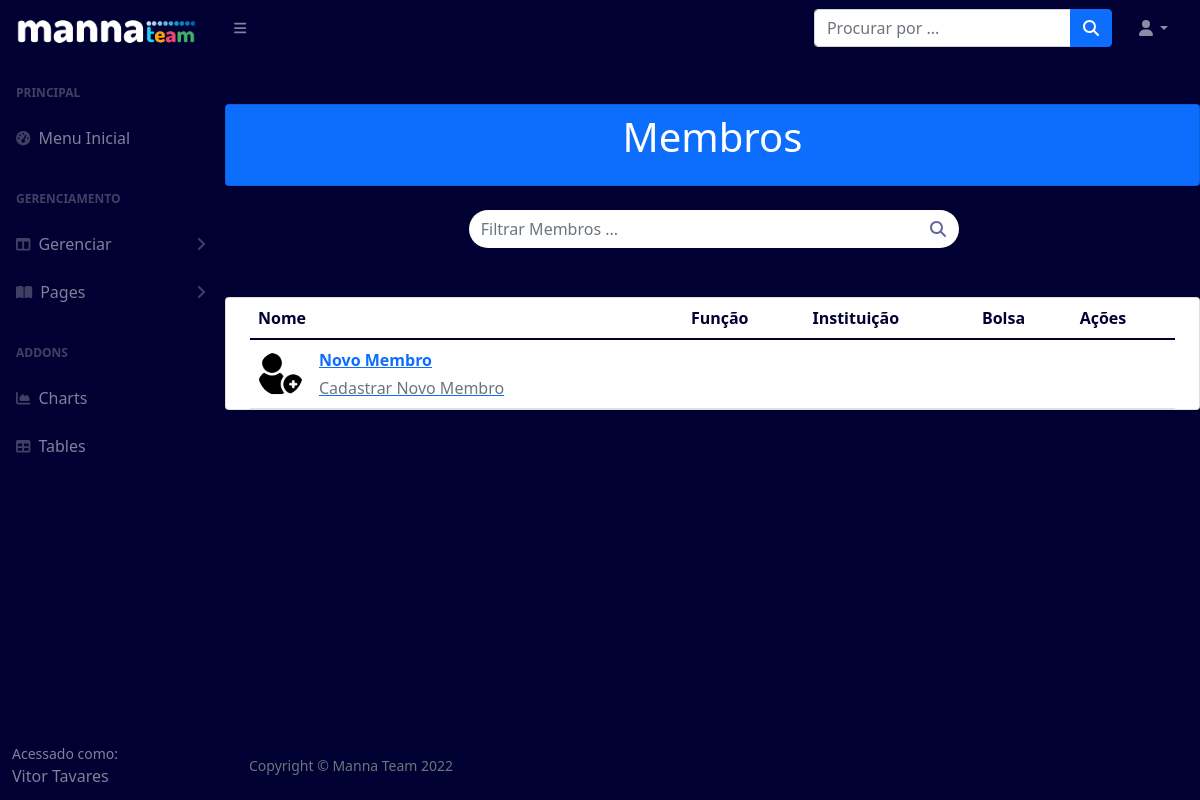
The app's page /membros, older data.
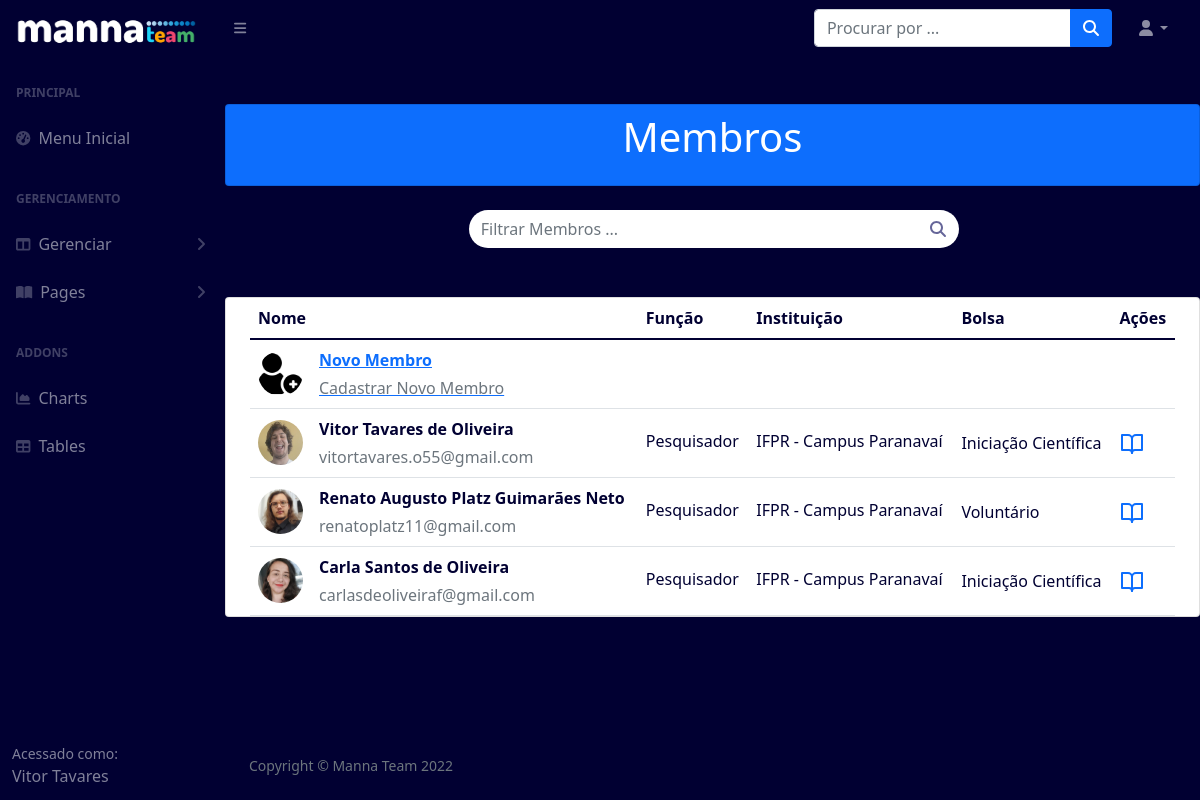
The same page, newer data.
### pages/models.py (models this page shows, shortened)
class Member(models.Model):
    foto = models.ImageField('Foto', upload_to='static/uploads/photos/')
    nome = models.CharField('Nome Completo', max_length=50)
    categoria = models.CharField('Função',max_length=50)
    bolsa = models.CharField('Tipo de Bolsa', max_length=100)
    instituicao = models.CharField('Instituição', max_length=50)
    email = models.CharField('E-mail', max_length=50)
    fone = models.CharField('Celular(Sem pontuação)', max_length=50)
    git = models.CharField('Usuário Git', max_length=50)
    cpf = models.CharField('CPF(Sem pontuação)', max_length=11, validators=[MinLengthValidator(11)])
    rg = models.CharField('RG(Sem pontuação)', max_length=50)
    sexo = models.CharField('Sexo', max_length=50)
    formacao = models.CharField('Formação', max_length=50)
    dtnasc = models.DateField('Data de Nascimento', max_length=50)
    endereco = models.CharField('Endereço', max_length=50)
    projeto = models.CharField('Projeto Associado', max_length=50)
    premio = models.CharField('Prêmio Associado', max_length=50)
    nomeBanco = models.CharField('Nome do Banco', max_length=50)
    numeroBanco = models.CharField('Número do Banco', max_length=50)
    numeroAgencia = models.CharField('Número da Agência', max_length=50)
    numeroConta = models.CharField('Número da Conta', max_length=50)
    termoCompromisso = models.FileField('Termo de Compromisso', upload_to='static/uploads/termos/')
    termoCiencia = models.FileField('Termo de Ciência', upload_to='static/uploads/termos/')
    planoTrabalho = models.FileField('Plano de Trabalho', upload_to='static/uploads/termos/')
    acesso = models.CharField(max_length=50)
    ativo = models.BooleanField(default=True)

### pages/views.py (the view)
# urls.py: path('membros', MemberList.as_view(), name="membros"),
class MemberList(ListView):
	model = Member
	template_name = 'pages/member-list.html'

### pages/templates/pages/member-list.html (shortened to what this page needs)
{% extends 'pages/base.html' %}
{% load static %}
{% block content %}
<section class="pricing py-5">
<div class="container">
  <div class="row">
  <div class="card mb-4 bg-primary">
  <header class="bg-primary text-center py-2 mb-2">
    <div class="container">
      <h1 class="fw-light text-white">Membros</h1>
    </div>
  </header>
  </div>
  <div id="content">
    <form class='form-inline'>
      <div class="input-group">
        <input type='text' id='search' class="form-control search-form " placeholder="Filtrar Membros ...">
        <span class="input-group-btn" style="width:39px">
          <button id="search-this"type="button" class="pull-right btn btn-default search-btn">
              <i class="fa fa-search"></i>
          </button>
        </span>
      </div>
    </form>
  </div>
  <div class="card mb-4 bg-white">
  <div class="container">
    <div class="row">
      <table class="table align-middle mb-0 bg-white">
        <thead class="bg-white">
          <tr>
            <th>Nome</th>
            <th>Função</th>
            <th>Instituição</th>
            <th>Bolsa</th>
            <th>Ações</th>
          </tr>
        </thead>
        <tbody>
          <tr>
            <td>
              <div class="d-flex align-items-center">
                <img
                    src="{% static 'img/plus.png' %}"
                    alt=""
                    style="width: 45px; height: 45px"
                    class="rounded-circle"
                    />
                <div class="ms-3">
                  <a href="{% url 'cadastro-membro' %}">
                  <p class="fw-bold mb-1">Novo Membro</p>
                  <p class="text-muted mb-0">Cadastrar Novo Membro</p></a>
                </div>
              </div>
            </td>
            <td>
            </td>
            <td>
            </td>
            <td></td>
            <td>
            </td>
          </tr>
          {% for member in object_list %}
          {% if member.ativo == True %}
          <tr>
            <td>
              <div class="d-flex align-items-center">
                <img
                    src="{{member.foto}}"
                    alt=""
                    style="width: 45px; height: 45px"
                    class="rounded-circle"
                    />
                <div class="ms-3">
                  <p class="fw-bold mb-1">{{member.nome}}</p>
                  <p class="text-muted mb-0">{{member.email}}</p>
                </div>
              </div>
            </td>
            <td>
              <p class="fw-normal mb-1">{{member.categoria}}</p>
            </td>
            <td>
              <p class="fw-normal mb-1">{{member.instituicao}}</p>
            </td>
            <td>{{member.bolsa}}</td>
            <td>
              <a href="{% url 'membro' member.nome %}"><h6 class="mb-0" data-feather="book-open"></h6></a>
            </td>
          </tr>
          {% endif %}
        {% endfor %}
        </tbody>
      </table>
    </div>
  </div>
</div>
 </div>
</div>
</section>
        {% endblock %}

Row changes from the older to the newer data that the page shows:
added Member: foto (picture), nome "Vitor Tavares de Oliveira", email "vitortavares.o55@gmail.com", categoria "Pesquisador", instituicao "IFPR - Campus Paranavaí", bolsa "Iniciação Científica"
added Member: foto (picture), nome "Renato Augusto Platz Guimarães Neto", email "renatoplatz11@gmail.com", categoria "Pesquisador", instituicao "IFPR - Campus Paranavaí", bolsa "Voluntário"
added Member: foto (picture), nome "Carla Santos de Oliveira", email "carlasdeoliveiraf@gmail.com", categoria "Pesquisador", instituicao "IFPR - Campus Paranavaí", bolsa "Iniciação Científica"
